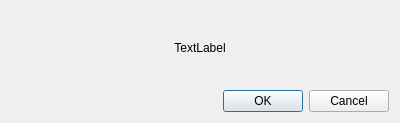
<?xml version="1.0" encoding="UTF-8"?>
<ui version="4.0">
 <class>UpdateDialog</class>
 <widget class="QDialog" name="UpdateDialog">
  <property name="geometry">
   <rect>
    <x>0</x>
    <y>0</y>
    <width>400</width>
    <height>123</height>
   </rect>
  </property>
  <property name="windowTitle">
   <string>Treasure Chest Update</string>
  </property>
  <layout class="QVBoxLayout" name="verticalLayout">
   <item>
    <widget class="QLabel" name="message">
     <property name="text">
      <string>TextLabel</string>
     </property>
     <property name="alignment">
      <set>Qt::AlignCenter</set>
     </property>
    </widget>
   </item>
   <item>
    <widget class="QDialogButtonBox" name="buttonBox">
     <property name="orientation">
      <enum>Qt::Horizontal</enum>
     </property>
     <property name="standardButtons">
      <set>QDialogButtonBox::Cancel|QDialogButtonBox::Ok</set>
     </property>
    </widget>
   </item>
  </layout>
 </widget>
 <resources/>
 <connections>
  <connection>
   <sender>buttonBox</sender>
   <signal>accepted()</signal>
   <receiver>UpdateDialog</receiver>
   <slot>accept()</slot>
   <hints>
    <hint type="sourcelabel">
     <x>248</x>
     <y>254</y>
    </hint>
    <hint type="destinationlabel">
     <x>157</x>
     <y>274</y>
    </hint>
   </hints>
  </connection>
  <connection>
   <sender>buttonBox</sender>
   <signal>rejected()</signal>
   <receiver>UpdateDialog</receiver>
   <slot>reject()</slot>
   <hints>
    <hint type="sourcelabel">
     <x>316</x>
     <y>260</y>
    </hint>
    <hint type="destinationlabel">
     <x>286</x>
     <y>274</y>
    </hint>
   </hints>
  </connection>
 </connections>
</ui>
